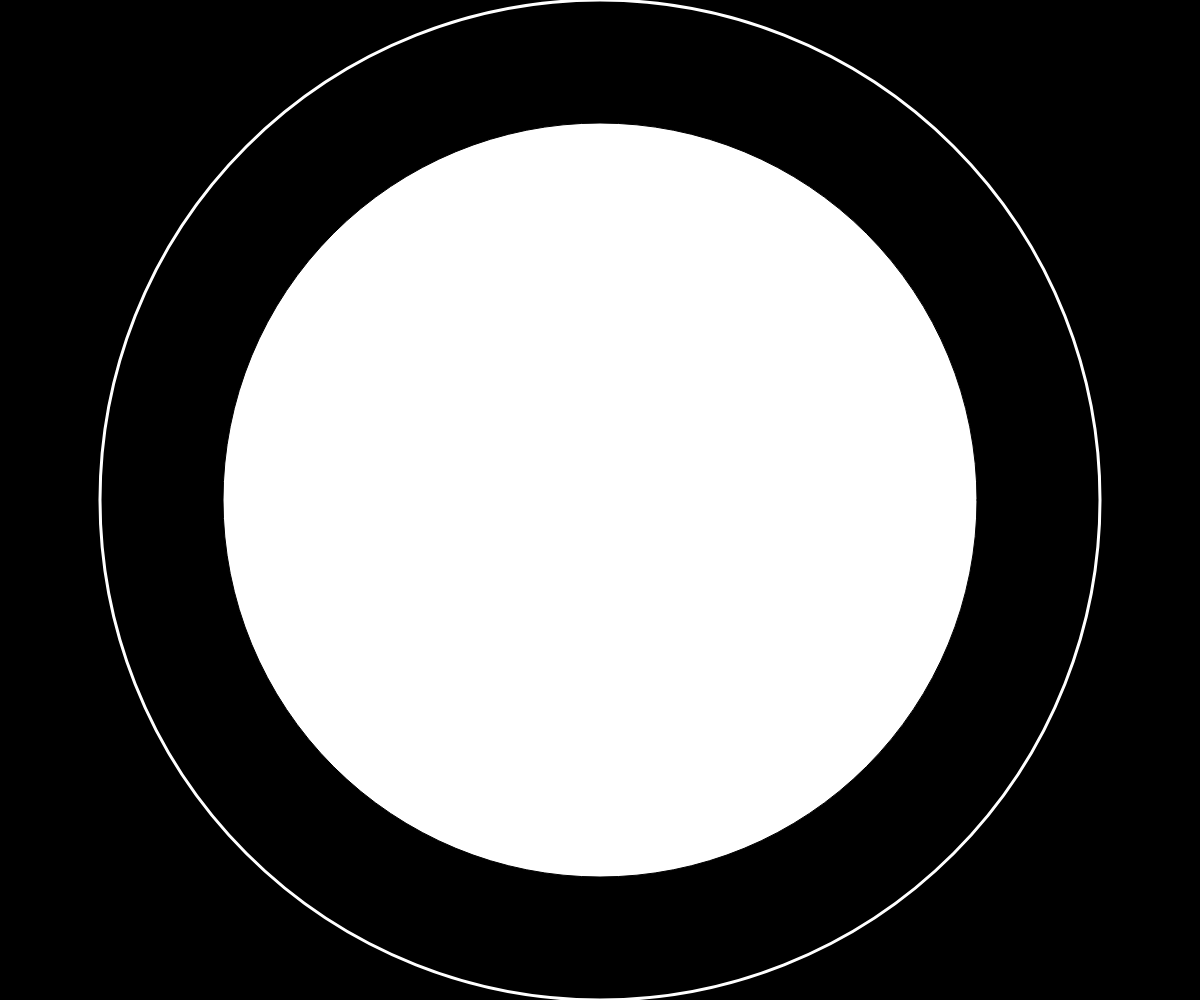
Frame 1 (no input)
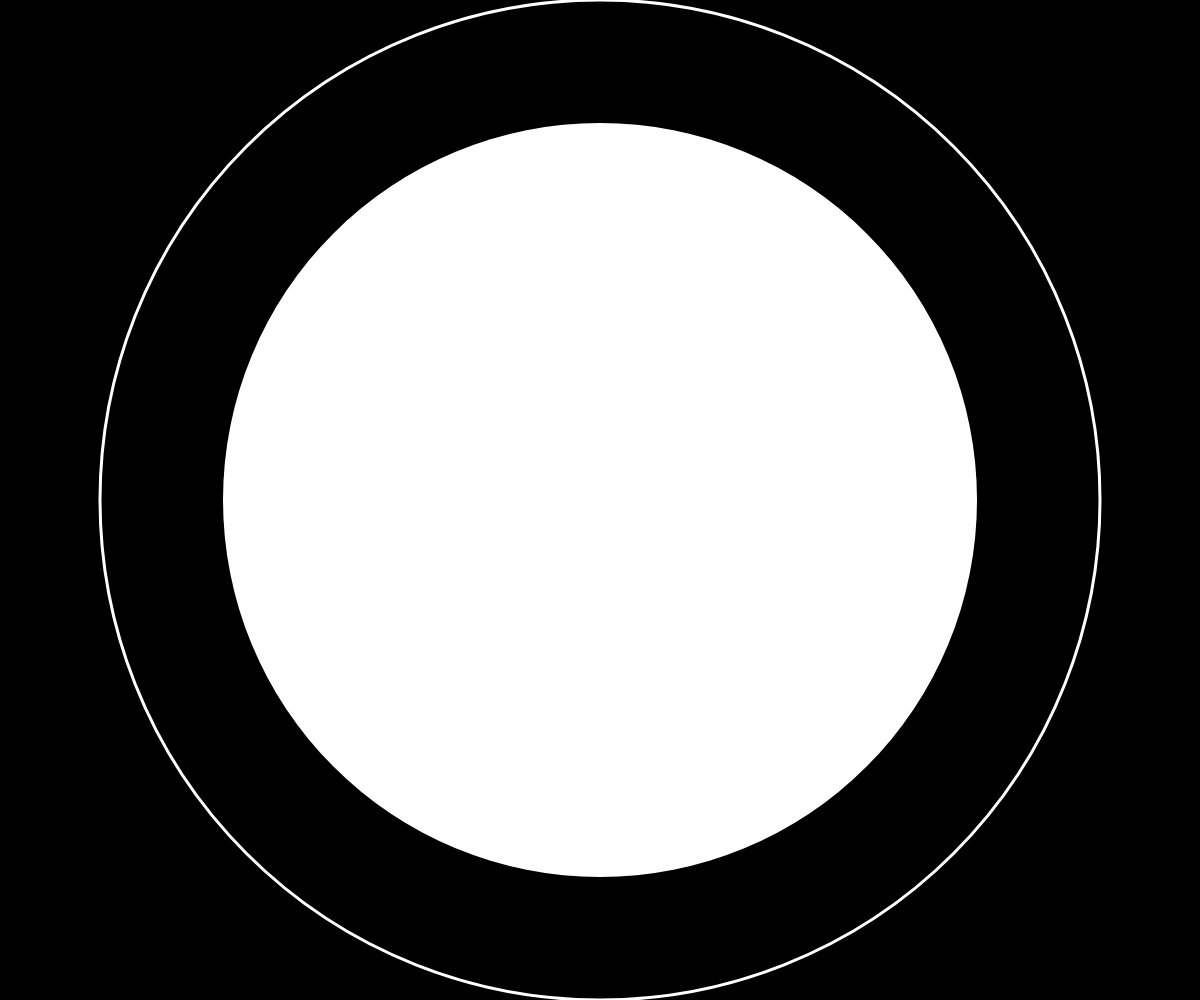
Frame 60 (no input)
Frame 120 (the mouse pressed at the canvas centre since frame 60): identical to frame 60, image omitted

The p5.js sketch that drew these frames (run headless with seeded random() and noise() and a simulated clock; from frame 60 on, the mouse is pressed at the canvas centre):

// p5.js sketch
// ── sketch.js
// tilt and rotation for enabled devices
// on a desktop nothing will happen, but it wont break
// variables allow motion and ios to be detected.
// further code to detect a compass and tilt hardware on non-ios devices needed

let motion = false;
let ios = false;

// below code is essential for ios13 and above. 
// A click is needed for the device to request permission 
if (typeof DeviceMotionEvent.requestPermission === 'function') {
  document.body.addEventListener('click', function() {
    DeviceMotionEvent.requestPermission()
      .then(function() {
        console.log('DeviceMotionEvent enabled');

        motion = true;
        ios = true;
      })
      .catch(function(error) {
        console.warn('DeviceMotionEvent not enabled', error);
      })
  })
} else {
  // we are not on ios13 and above
  // todo
  // add detection for hardware for other devices
  // if(got the hardware) {
  // motion = true;
  // }
}

function setup() {
  createCanvas(windowWidth, windowHeight);
}

function draw() {
  background(rotationX,rotationX,rotationZ);
  fill(255)

  // we can use rotationZ, rotationX and rotationY
  // they should be used in this order (apparently - see docs)
  // even though default mode is radians the Z rotation returns degrees unless converted

  // the below code ensures a smooth transition from 0-180 and back
  let zMotion = round(width / 5 * abs(radians(rotationZ) - PI))
  // x and y values moved from the centre point
  let yMotion = round(height / 2 + rotationX * 10)
  let xMotion = round(width / 2 + rotationY * 10)

  // motion affected circle
  circle(xMotion, yMotion, zMotion)
  // reference circle
  stroke(255)
  strokeWeight(3)
  noFill()
  circle(width / 2, height / 2, width / 1.2)
  noStroke();

  // text to provide instructions and
  // document values at the top of the screen

}
